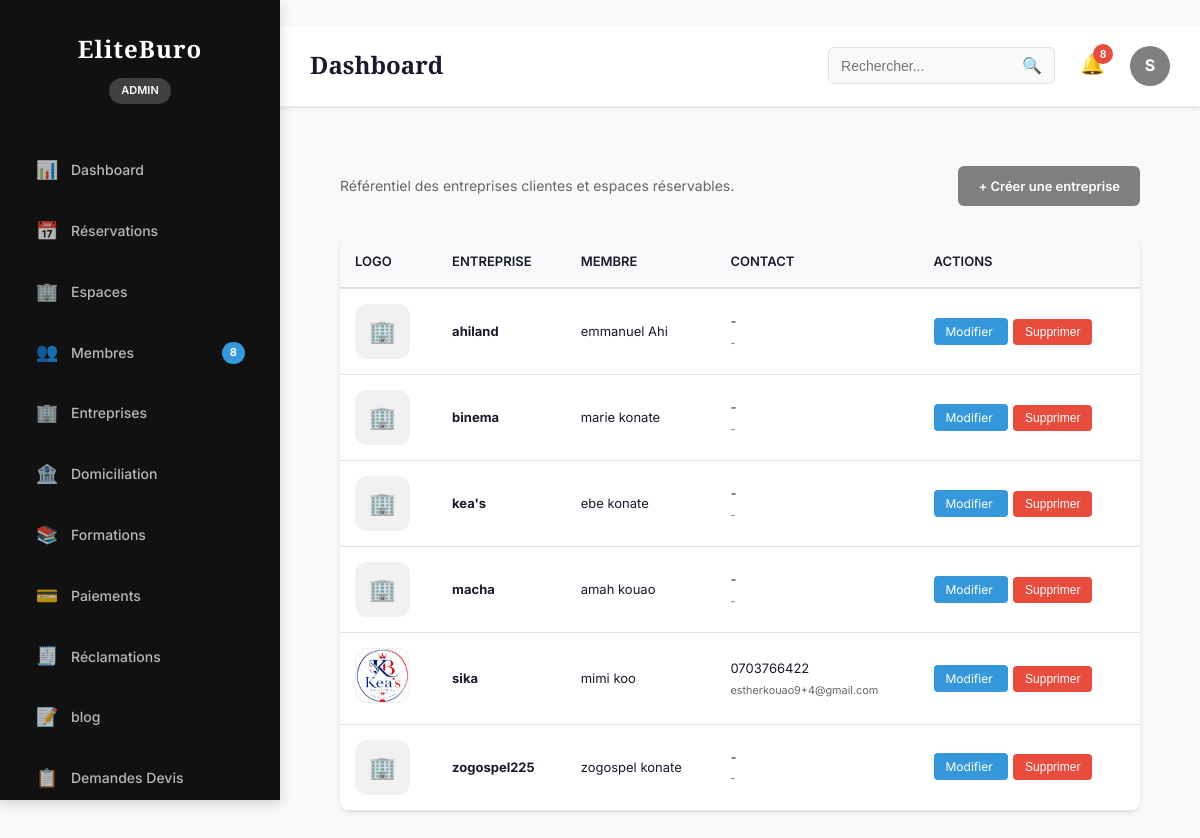
The app's page /dashboard/companies/ (signed in) with its own data.
### accounts/models.py (models this page shows, shortened)
class User(AbstractUser):
    class Role(models.TextChoices):
        ADMIN = "ADMIN", "Administrateur"
        MANAGER = "MANAGER", "Gestionnaire"
        MEMBER = "MEMBER", "Membre"
        TRAINER = "TRAINER", "Formateur"
    username = None
    id = models.UUIDField(
        primary_key=True,
        default=uuid.uuid4,
        editable=False
    )
    email = models.EmailField(
        unique=True
    )
    first_name = models.CharField(
        max_length=150
    )
    last_name = models.CharField(
        max_length=150
    )
    phone_validator = RegexValidator(
        regex=r'^\+?[0-9]{8,15}$',
        message="Numéro de téléphone invalide."
    )
    phone = models.CharField(
        max_length=20,
        validators=[phone_validator],
        unique=True
    )
    avatar = models.ImageField(
        upload_to="users/avatar/",
        blank=True,
        null=True
    )
    role = models.CharField(
        max_length=20,
        choices=Role.choices,
        default=Role.MEMBER
    )
    company_name = models.CharField(
        max_length=255,
        blank=True
    )
    job_title = models.CharField(
        max_length=255,
        blank=True
    )
    birth_date = models.DateField(
        blank=True,
        null=True
    )
    gender = models.CharField(
        max_length=20,
        blank=True
    )
    website = models.URLField(
        blank=True
    )
    bio = models.TextField(
        blank=True
    )
    language = models.CharField(
        max_length=10,
        default="fr"
    )
    timezone = models.CharField(
        max_length=100,
        default="Africa/Abidjan"
    )
    is_email_verified = models.BooleanField(
        default=False
    )
    is_phone_verified = models.BooleanField(
        default=False
    )
    receive_email_notification = models.BooleanField(
        default=True
    )
    receive_sms_notification = models.BooleanField(
        default=True
    )
    receive_whatsapp_notification = models.BooleanField(
        default=True
    )
    last_activity = models.DateTimeField(
        null=True,
        blank=True
    )
    created_at = models.DateTimeField(
        auto_now_add=True
    )
    updated_at = models.DateTimeField(
        auto_now=True
    )
    USERNAME_FIELD = "email"
    REQUIRED_FIELDS = []
    objects = UserManager()
    class Meta:
        ordering = ["-created_at"]
        verbose_name = "Utilisateur"
        verbose_name_plural = "Utilisateurs"
    @property
    def full_name(self):
        return f"{self.first_name} {self.last_name}"

class Company(models.Model):
    id = models.UUIDField(
        primary_key=True,
        default=uuid.uuid4,
        editable=False
    )
    owner = models.ForeignKey(
        settings.AUTH_USER_MODEL,
        on_delete=models.CASCADE,
        related_name="companies"
    )
    company_name = models.CharField(
        max_length=255
    )
    legal_form = models.CharField(
        max_length=100,
        blank=True
    )
    registration_number = models.CharField(
        max_length=100,
        blank=True
    )
    tax_number = models.CharField(
        max_length=100,
        blank=True
    )
    phone = models.CharField(
        max_length=20,
        blank=True
    )
    email = models.EmailField(
        blank=True
    )
    website = models.URLField(
        blank=True
    )
    description = models.TextField(
        blank=True
    )
    logo = models.ImageField(
        upload_to="companies/logo/",
        blank=True,
        null=True
    )
    created_at = models.DateTimeField(auto_now_add=True)
    updated_at = models.DateTimeField(auto_now=True)
    class Meta:
        ordering = ["company_name"]

### dashboard/views.py (the view)
# urls.py: path("companies/", AdminCompanyView.as_view(), name="companies"),
class AdminCompanyView(AdminBaseView):
    template_name = "dashboard/admin/company.html"
    def get_context_data(self, **kwargs):
        context = super().get_context_data(**kwargs)
        context["companies"] = Company.objects.all().order_by("company_name")
        return context

### dashboard/permissions.py (called while the page is built)
def is_admin_or_manager(user) -> bool:
    return getattr(user, "is_authenticated", False) and getattr(user, "role", None) in {User.Role.ADMIN, User.Role.MANAGER}

### dashboard/services.py (called while the page is built)
def get_admin_stats() -> DashboardStats:
    user_count = User.objects.count()
    reservation_count = Reservation.objects.count()
    income_total = (
        Reservation.objects.filter(statut="confirmed").aggregate(total=Sum("montant_total")).get("total")
        or Decimal("0")
    )
    formation_count = Formation.objects.count()
    domiciliation_count = DomiciliationRequest.objects.count()
    return DashboardStats(
        users=user_count,
        reservations=reservation_count,
        income_total=income_total,
        formations=formation_count,
        domiciliation_requests=domiciliation_count,
    )

def get_space_availability_summary(limit: int = 10) -> list[Dict[str, Any]]:
    qs = (
        Workspace.objects.select_related("espace", "categorie")
        .values("id", "nom", "disponible")
    )
    total = Workspace.objects.count()
    available = Workspace.objects.filter(disponible=True).count()
    top = (
        Workspace.objects.select_related("espace")
        .values("espace__nom")
        .annotate(
            count=Count("id"),
            available_count=Count("id", filter=Q(disponible=True)),
        )
        .order_by("-available_count")[:limit]
    )
    return list(top)

def get_recent_activity(limit: int = 10):
    reservations = Reservation.objects.order_by("-created_at")[:limit]
    formations = Formation.objects.order_by("-created_at")[:limit]
    domiciliations = DomiciliationRequest.objects.order_by("-date_creation")[:limit]
    items = []
    for r in reservations:
        items.append(("Réservation", r.created_at, "dashboard_admin:reservations"))
    for f in formations:
        items.append(("Formation", f.created_at, "dashboard_admin:formations"))
    for d in domiciliations:
        items.append(("Domiciliation", d.date_creation, "dashboard_admin:domiciliation"))
    items.sort(key=lambda x: x[1], reverse=True)
    return items[:limit]

### dashboard/views.py (called while the page is built)
def admin_permission_guard(request: HttpRequest):
    if not is_admin_or_manager(request.user):
        raise PermissionDenied

    def dispatch(self, request: HttpRequest, *args, **kwargs):
        try:
            admin_permission_guard(request)
        except PermissionDenied:
            return HttpResponseForbidden("Accès réservé au back-office.")
        return super().dispatch(request, *args, **kwargs)

### templates/dashboard/admin/company.html (shortened to what this page needs)
{% extends 'layouts/base_admin.html' %}
{% block content %}
<div class="content">
    <div class="section-header">
        <div>
            <p style="color:var(--text-light);font-size:14px;">
                Référentiel des entreprises clientes et espaces réservables.
            </p>
        </div>
        <a href="{% url 'dashboard_admin:company_create' %}"
           class="btn-primary">
            + Créer une entreprise
        </a>
    </div>
    <div class="table-container">
        <table class="admin-table">
            <thead>
                <tr>
                    <th>
                        Logo
                    </th>
                    <th>
                        entreprise
                    </th>
                    <th>
                        membre
                    </th>
                    <th>
                        Contact
                    </th>
                    <th>
                        Actions
                    </th>
                </tr>
            </thead>
            <tbody>
            {% for c in companies %}
               <tr>
                <td>
                    {% if c.logo %}
                        <img src="{{ c.logo.url }}"
                            alt="Logo entreprise"
                            style="
                                width:55px;
                                height:55px;
                                object-fit:cover;
                                border-radius:12px;
                                border:1px solid #eee;
                            ">
                    {% else %}
                        <div style="
                            width:55px;
                            height:55px;
                            border-radius:12px;
                            background:#f1f1f1;
                            display:flex;
                            align-items:center;
                            justify-content:center;
                            font-size:22px;
                        ">
                            🏢
                        </div>
                    {% endif %}
                </td>
                <td>
                    <strong>
                        {{ c.company_name }}
                    </strong>
                </td>
                <td>
                    {{ c.owner.full_name|default:c.owner.email }}
                </td>
                <td>
                    {{ c.phone|default:"-" }}
                    <br>
                    <small style="color:var(--text-light);">
                        {{ c.email|default:"-" }}
                    </small>
                    </td>
                    <td>
                        <a href="{% url 'dashboard_admin:company_edit' c.id %}"
                           class="btn-action">
                            Modifier
                        </a>
                        <form method="post"
                              action="{% url 'dashboard_admin:company_delete' c.id %}"
                              style="display:inline;"
                              onsubmit="return confirm('Supprimer cette entreprise ?')">
                            <button type="submit"
                                    class="btn-action"
                                    style="background:var(--danger-color);">
                                Supprimer
                            </button>
                        </form>
                    </td>
                </tr>
            {% endfor %}
            </tbody>
        </table>
    </div>
</div>
{% endblock %}

### templates/partials/header.html (shortened to what this page needs)
<header class="top-bar">
    <div class="top-bar-left">
        <h1 class="page-title">
            {% block page_title %}
            Dashboard
            {% endblock %}
        </h1>
    </div>
    <div class="top-bar-right">
        <div class="search-box">
            <input
                type="text"
                class="search-input"
                placeholder="Rechercher...">
            <button class="search-btn">
                🔍
            </button>
        </div>
        <div class="notifications">
            <button class="notification-btn">
                🔔
                <span class="notification-count">
                    {{ recent_activity|length|default:0 }}
                </span>
            </button>
        </div>
        <div class="user-menu">
            <div class="user-avatar">
                {{ request.user.first_name|slice:":1"|default:"A" }}
            </div>
        </div>
    </div>
</header>

### static/css/admin.css (style rules this page uses)
:root { --primary-color: #808080; --secondary-color: #808080; --accent-color: #e94560; --success-color: #27ae60; --warning-color: #f39c12; --danger-color: #e74c3c; --info-color: #3498db; --light-bg: #f8f9fa; --border-color: #e0e0e0; --text-dark: #1a1a2e; --text-light: #666; --text-lighter: #999; --shadow-sm: 0 2px 4px rgba(0, 0, 0, 0.1); --shadow-md: 0 4px 12px rgba(0, 0, 0, 0.15); --shadow-lg: 0 8px 24px rgba(0, 0, 0, 0.2); --transition: all 0.3s ease; --sidebar-width: 280px; }
* { margin: 0; padding: 0; box-sizing: border-box; }
html { scroll-behavior: smooth; }
body { font-family: "Inter", "DM Sans", Arial, sans-serif; color: var(--text-dark); background-color: var(--light-bg); line-height: 1.6; display: block; }
h1, h2, h3, h4 { font-family: "Playfair Display", Georgia, serif; }
.top-bar { background: white; padding: 20px 30px; display: flex; justify-content: space-between; align-items: center; box-shadow: var(--shadow-sm); position: sticky; top: 0; z-index: 100; }
.top-bar-left { display: flex; align-items: center; gap: 20px; }
.page-title { font-size: 24px; font-weight: 700; color: var(--text-dark); }
.top-bar-right { display: flex; align-items: center; gap: 25px; }
.search-box { display: flex; align-items: center; background: var(--light-bg); border: 1px solid var(--border-color); border-radius: 6px; padding: 8px 12px; }
.search-input { flex: 1; border: none; background: transparent; font-size: 14px; outline: none; }
.search-btn { background: none; border: none; font-size: 16px; cursor: pointer; color: var(--text-lighter); }
.notifications { position: relative; }
.notification-btn { background: none; border: none; font-size: 20px; cursor: pointer; position: relative; }
.notification-count { position: absolute; top: -8px; right: -8px; background: var(--danger-color); color: white; width: 20px; height: 20px; border-radius: 50%; display: flex; align-items: center; justify-content: center; font-size: 11px; font-weight: 700; }
.user-menu { position: relative; }
.user-avatar { width: 40px; height: 40px; border-radius: 50%; background: var(--primary-color); color: white; display: flex; align-items: center; justify-content: center; font-weight: 700; cursor: pointer; }
.content { flex: 1; padding: 30px; overflow-y: auto; }
.section-header { display: flex; justify-content: space-between; align-items: center; margin-bottom: 30px; }
.btn-primary, .btn-secondary { padding: 10px 20px; border: none; border-radius: 6px; font-weight: 600; font-size: 13px; cursor: pointer; transition: var(--transition); }
.btn-primary { background: var(--primary-color); color: white; }
.btn-action { padding: 6px 12px; background: var(--info-color); color: white; border: none; border-radius: 4px; font-size: 12px; cursor: pointer; transition: var(--transition); margin-right: 5px; }
.table-container { background: white; border-radius: 10px; box-shadow: var(--shadow-sm); overflow: hidden; margin-bottom: 20px; }
.admin-table { width: 100%; border-collapse: collapse; }
.admin-table thead { background: var(--light-bg); border-bottom: 2px solid var(--border-color); }
.admin-table th { padding: 15px; text-align: left; font-weight: 600; font-size: 13px; color: var(--text-dark); text-transform: uppercase; }
.admin-table td { padding: 15px; border-bottom: 1px solid var(--border-color); font-size: 13px; }
:root { --elite-navy:#0D2B55; --elite-gold:#C9A02C; --elite-success:#0B6B39; --elite-danger:#C0392B; --elite-warning:#E67E22; --elite-cream:#FAFAF7; }
a, a:hover, a:focus, a:active { text-decoration: none !important; }
.btn-primary, .btn-secondary, .btn-filter, .btn-action, .btn-create-reservation, .action-btn, .logout-btn, .nav-item { text-decoration: none !important; }

### records on screen
User: user.first_name "S"
Company: company_name "ahiland", owner.full_name "emmanuel Ahi", phone "-", email "-"
Company: company_name "binema", owner.full_name "marie konate", phone "-", email "-"
Company: company_name "kea's", owner.full_name "ebe konate", phone "-", email "-"
Company: company_name "macha", owner.full_name "amah kouao", phone "-", email "-"
Company: logo (picture), company_name "sika", owner.full_name "mimi koo", phone "0703766422", email "estherkouao9+4@gmail.com"
Company: company_name "zogospel225", owner.full_name "zogospel konate", phone "-", email "-"

### other values on screen
{{ stats.users|default_if_none:0 }} "8"
{{ recent_activity|length|default:0 }} "8"
